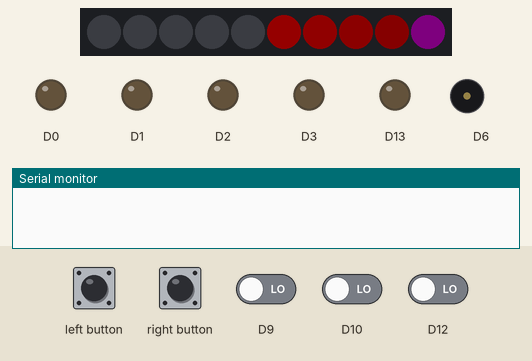
Bench run of a sketch on a simulated Adafruit Circuit Playground Express. Parts: 10 RGB LEDs in strip order, left to right, output pins drawn as LEDs (lit = HIGH), buzzer (waves = sounding), the last lines printed to the serial monitor. Dashed ring = blinking. Inputs (shaded band) come from the test bench; at power-on: D9 LOW, D10 LOW, D12 LOW. Dim RGB values are drawn brighter than linear; random numbers use the default seed unless the sketch sets one.

Above: at 1.3 s.
1.4 s: left button pressed for 0.25 s
At 4.73 s:
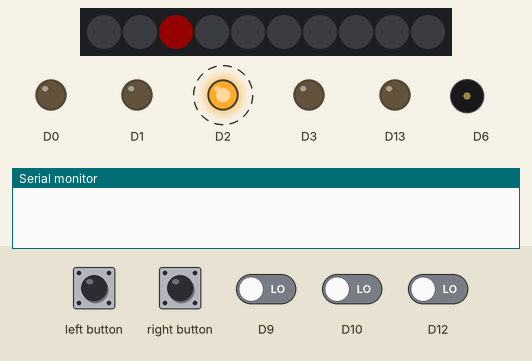
At 11.0 s:
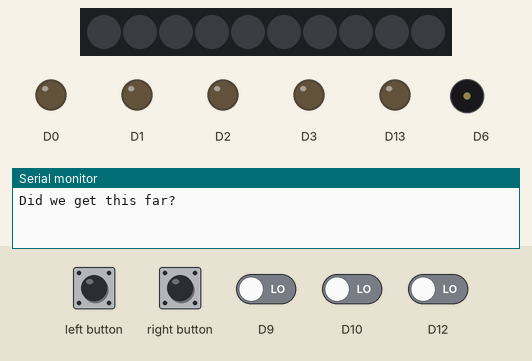
Timing chart, 0 to 12.5 s (numbered marks = the images above; inputs shaded):
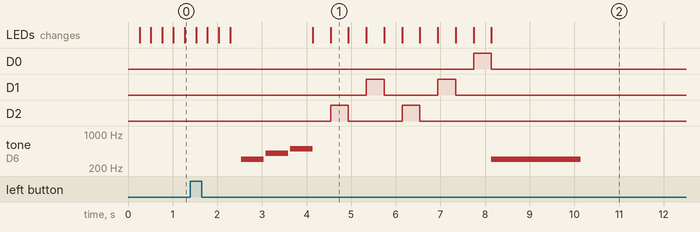

The sketch:

Simon_Says_Game_pvc.ino
```cpp
#include <Adafruit_CircuitPlayground.h>

int stage = 1;
int simonsColor[5],simonCT = 0;
int playersColor[5];
bool playstartupsound = true;
//int simonsColorDW[]= {0,1,2,3};
bool playersTurnSound = true;
int color = -1;
int red = 0;
int green = 1;
int yellow = 2;
int blue = 3;
bool playersLoseSound = true;
bool winSound = true;
int count = 0;
void setup() {
  // put your setup code here, to run once:
  CircuitPlayground.begin();
  randomSeed(analogRead(0));
  pinMode(3, OUTPUT);
  pinMode(2, OUTPUT);
  pinMode(0, OUTPUT);
  pinMode(1, OUTPUT);
  pinMode(10, INPUT);
  pinMode(9, INPUT);
  pinMode(6, INPUT);
  pinMode(12, INPUT);
  }

void loop() {
  // put your main code here, to run repeatedly:
  if (stage == 1){
    startscreen();
  }
  if (stage == 2){
    gamescreenPVC();
  }
  if (stage == 3){
    playersTurn();
  }
  if (stage == 4){
    endscreen();
  }
}

void startscreen(){
   if(CircuitPlayground.leftButton()==1 || CircuitPlayground.rightButton()==1){
  stage = 2;
  }
for(int x = 0; x < 10; x++){
  CircuitPlayground.clearPixels();
  CircuitPlayground.setPixelColor(x,255,0,0);
  CircuitPlayground.setPixelColor(x+1,200,0,0);
  CircuitPlayground.setPixelColor(x+2,150,0,0);
  CircuitPlayground.setPixelColor(x+3,100,0,0);
  CircuitPlayground.setPixelColor(x+4,50,0,50);
  CircuitPlayground.setPixelColor(x+5,0,0,100);
  CircuitPlayground.setPixelColor(x+6,0,0,150);
  CircuitPlayground.setPixelColor(x+7,0,0,200);
  CircuitPlayground.setPixelColor(x+8,0,0,255);
  delay(250);
     if(CircuitPlayground.leftButton()==1 || CircuitPlayground.rightButton()==1){
  stage = 2;
  }

  }

}

void gamescreenPVC(){
  if(playstartupsound == true){
  CircuitPlayground.playTone(300, 500);
  delay(50);
  CircuitPlayground.playTone(400, 500);
  delay(50);
  CircuitPlayground.playTone(500, 500);
  playstartupsound = false;
  }
  // Tones ^^

  // Simons Random Colors
if(simonCT == 5){
  stage = 3;
  simonCT = 0;
}
else{
  simonsColor[simonCT]= random(0,3);
    CircuitPlayground.clearPixels();
    delay(400);
    CircuitPlayground.setPixelColor(simonsColor[simonCT],255,0,0);
    digitalWrite(simonsColor[simonCT],HIGH);
    delay(400);
    CircuitPlayground.clearPixels();
    digitalWrite(simonsColor[simonCT],LOW);
    simonCT++;

}
}

void playersTurn (){
  if(playersTurnSound == true){
  CircuitPlayground.playTone(300, 2000);
  delay(50);
  Serial.println("Did we get this far?");
  playersTurnSound = false;
  }
  while (simonCT < 5){
    color = -1;
    while(color < 0){
      delay(200);
      if(digitalRead(12)==1){
        Serial.println("red!");
        color=red;
      }
      if(digitalRead(6)==1){
        Serial.println("green!");
        color=green;
      }
      if(digitalRead(9)==1){
        Serial.println("yellow");
        color=yellow;
      }
      if(digitalRead(10)==1){
        Serial.println("blue");
        color=blue;
      }
    }
    Serial.println(simonsColor[0]);
    Serial.println( color);
    if (color == simonsColor[simonCT])
    {
      simonCT++;
      count ++;
    }
    else{
      // You lose
      // break out of game

    for(int x = 0; x < count; x++){
  CircuitPlayground.clearPixels();
  CircuitPlayground.setPixelColor(x,255,255,255);
  CircuitPlayground.setPixelColor(x,255,255,255);
  CircuitPlayground.setPixelColor(x,255,255,255);
  CircuitPlayground.setPixelColor(x,255,255,255);
  CircuitPlayground.setPixelColor(x,255,255,255);
  CircuitPlayground.setPixelColor(x,255,255,255);
  CircuitPlayground.setPixelColor(x,255,255,255);
  CircuitPlayground.setPixelColor(x,255,255,255);
  CircuitPlayground.setPixelColor(x,255,255,255);
  delay(250);
  }
   if(playersLoseSound == true){
        CircuitPlayground.playTone(800, 500);
        delay(50);
        CircuitPlayground.playTone(500, 500);
        delay(50);
        CircuitPlayground.playTone(200, 500);
        playersLoseSound = false;
    }
  }
  stage =4;

      }

}

void endscreen(){
   if(winSound == true){
    CircuitPlayground.playTone(800, 500);
    delay(50);
    CircuitPlayground.playTone(300, 500);
    delay(50);
    CircuitPlayground.playTone(800, 500);
    winSound = false;

  }
  for(int x = 0; x < count; x++){
  CircuitPlayground.clearPixels();
  CircuitPlayground.setPixelColor(x,255,0,0);
  CircuitPlayground.setPixelColor(x+1,200,0,0);
  CircuitPlayground.setPixelColor(x,150,0,0);
  CircuitPlayground.setPixelColor(x,100,0,0);
  CircuitPlayground.setPixelColor(x,50,0,50);
  CircuitPlayground.setPixelColor(x,0,0,100);
  CircuitPlayground.setPixelColor(x,0,0,150);
  CircuitPlayground.setPixelColor(x,0,0,200);
  CircuitPlayground.setPixelColor(x,0,0,255);
  delay(250);
  }
}
```

Measured:
- after the input at 1.4 s, D0: LOW → HIGH after 6.3 s, → LOW 0.40 s later; D1: alternates HIGH for 0.40 s and LOW for 1.2 s, 4 changes in all, then stays LOW, starting after 3.9 s
- what the display in image 1 shows lasts 0.4 s, from 4.5 s to 4.9 s
